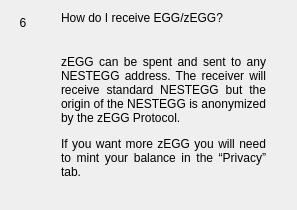
                  <widget class="QWidget" name="widgetFaq6" native="true">
                   <layout class="QHBoxLayout" name="horizontalpage_6" stretch="0,1">
                    <item alignment="Qt::AlignTop">
                     <widget class="QLabel" name="labelNumber6">
                      <property name="minimumSize">
                       <size>
                        <width>24</width>
                        <height>24</height>
                       </size>
                      </property>
                      <property name="maximumSize">
                       <size>
                        <width>16777215</width>
                        <height>24</height>
                       </size>
                      </property>
                      <property name="text">
                       <string>6</string>
                      </property>
                      <property name="alignment">
                       <set>Qt::AlignCenter</set>
                      </property>
                     </widget>
                    </item>
                    <item>
                     <layout class="QVBoxLayout" name="verticalLayoutpage_6">
                      <property name="spacing">
                       <number>0</number>
                      </property>
                      <property name="leftMargin">
                       <number>20</number>
                      </property>
                      <property name="rightMargin">
                       <number>20</number>
                      </property>
                      <item>
                       <widget class="QLabel" name="labelSubtitle6">
                        <property name="text">
                         <string>How do I receive EGG/zEGG?</string>
                        </property>
                        <property name="wordWrap">
                         <bool>true</bool>
                        </property>
                       </widget>
                      </item>
                      <item>
                       <spacer name="verticalSpacer_60">
                        <property name="orientation">
                         <enum>Qt::Vertical</enum>
                        </property>
                        <property name="sizeType">
                         <enum>QSizePolicy::Fixed</enum>
                        </property>
                        <property name="sizeHint" stdset="0">
                         <size>
                          <width>20</width>
                          <height>30</height>
                         </size>
                        </property>
                       </spacer>
                      </item>
                      <item>
                       <widget class="QLabel" name="labelContent6">
                        <property name="text">
                         <string>
                           &lt;html&gt;&lt;head/&gt;&lt;body&gt;&lt;p align=&quot;justify&quot;&gt;
                           zEGG can be spent and sent to any NESTEGG address. The receiver will
                           receive standard NESTEGG but the origin of the NESTEGG is anonymized by the zEGG Protocol.
                           &lt;/p&gt;&lt;p align=&quot;justify&quot;&gt;
                           If you want more zEGG you will need to mint your balance in the “Privacy” tab.
                           &lt;/p&gt;&lt;/body&gt;&lt;/html&gt;
                         </string>
                        </property>
                        <property name="alignment">
                         <set>Qt::AlignLeading|Qt::AlignLeft|Qt::AlignTop</set>
                        </property>
                        <property name="wordWrap">
                         <bool>true</bool>
                        </property>
                       </widget>
                      </item>
                      <item>
                       <spacer name="verticalSpacer_61">
                        <property name="orientation">
                         <enum>Qt::Vertical</enum>
                        </property>
                        <property name="sizeHint" stdset="0">
                         <size>
                          <width>20</width>
                          <height>20</height>
                         </size>
                        </property>
                       </spacer>
                      </item>
                     </layout>
                    </item>
                   </layout>
                  </widget>
